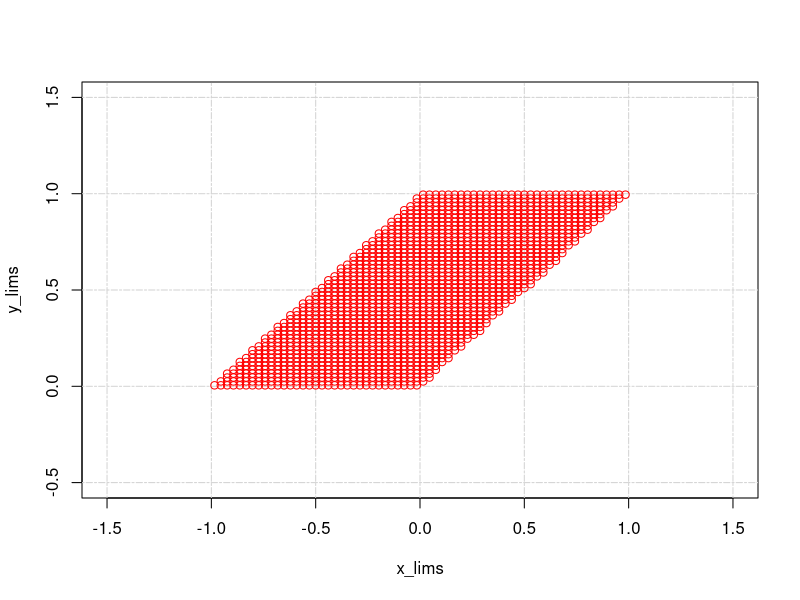

Here is the R script that generated this plot:
#
# Project: r-examples (github.com/garciparedes/r-examples)
# Author: https://stackoverflow.com/a/22343382/3921457
# Author: Sergio García Prado (garciparedes.me)
# Date: 2017-12
# Title: Plot Regions natively on R
#

rm(list = ls())

x_lims <- c(-1.5, 1.5)
y_lims <- c(-0.5, 1.5)

conditions <- function(x,y) {
  c1 <- (0 < y)
  c2 <- (y < 1)
  c3 <- (0 < y-x)
  c4 <- (y-x < 1)
  return(c1 & c2 & c3 & c4)
}

x <- seq(x_lims[1],x_lims[2],length=100)
y <- seq(y_lims[1],y_lims[2],length=100)
z <- expand.grid(x = x, y = y)
z <- z[conditions(z$x,z$y),]

plot(x_lims,y_lims, type='n')
grid(lty = 6) 
points(z, col="red")
